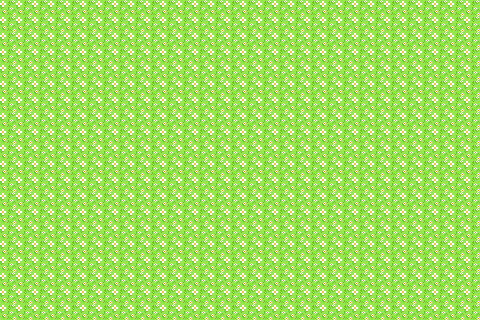

A level layout from a 2D game, rendered from its tile map. Below: a short description, then the map file with its tile-grid data intact:
An orthogonal 30x20 tile map with 16x16 px tiles, 1 tile layer (Kachelebene 1).

<map version="1.10" tiledversion="1.11.2" orientation="orthogonal" renderorder="right-down" width="30" height="20" tilewidth="16" tileheight="16" infinite="0" nextlayerid="3" nextobjectid="10">
 <tileset firstgid="1" source="tilesheet-base-1.0.0.tsx" />
 <layer id="1" name="Kachelebene 1" width="30" height="20">
  <data encoding="csv">
1,1,1,1,1,1,1,1,1,1,1,1,1,1,1,1,1,1,1,1,1,1,1,1,1,1,1,1,1,1,
1,1,1,1,1,1,1,1,1,1,1,1,1,1,1,1,1,1,1,1,1,1,1,1,1,1,1,1,1,1,
1,1,1,1,1,1,1,1,1,1,1,1,1,1,1,1,1,1,1,1,1,1,1,1,1,1,1,1,1,1,
1,1,1,1,1,1,1,1,1,1,1,1,1,1,1,1,1,1,1,1,1,1,1,1,1,1,1,1,1,1,
1,1,1,1,1,1,1,1,1,1,1,1,1,1,1,1,1,1,1,1,1,1,1,1,1,1,1,1,1,1,
1,1,1,1,1,1,1,1,1,1,1,1,1,1,1,1,1,1,1,1,1,1,1,1,1,1,1,1,1,1,
1,1,1,1,1,1,1,1,1,1,1,1,1,1,1,1,1,1,1,1,1,1,1,1,1,1,1,1,1,1,
1,1,1,1,1,1,1,1,1,1,1,1,1,1,1,1,1,1,1,1,1,1,1,1,1,1,1,1,1,1,
1,1,1,1,1,1,1,1,1,1,1,1,1,1,1,1,1,1,1,1,1,1,1,1,1,1,1,1,1,1,
1,1,1,1,1,1,1,1,1,1,1,1,1,1,1,1,1,1,1,1,1,1,1,1,1,1,1,1,1,1,
1,1,1,1,1,1,1,1,1,1,1,1,1,1,1,1,1,1,1,1,1,1,1,1,1,1,1,1,1,1,
1,1,1,1,1,1,1,1,1,1,1,1,1,1,1,1,1,1,1,1,1,1,1,1,1,1,1,1,1,1,
1,1,1,1,1,1,1,1,1,1,1,1,1,1,1,1,1,1,1,1,1,1,1,1,1,1,1,1,1,1,
1,1,1,1,1,1,1,1,1,1,1,1,1,1,1,1,1,1,1,1,1,1,1,1,1,1,1,1,1,1,
1,1,1,1,1,1,1,1,1,1,1,1,1,1,1,1,1,1,1,1,1,1,1,1,1,1,1,1,1,1,
1,1,1,1,1,1,1,1,1,1,1,1,1,1,1,1,1,1,1,1,1,1,1,1,1,1,1,1,1,1,
1,1,1,1,1,1,1,1,1,1,1,1,1,1,1,1,1,1,1,1,1,1,1,1,1,1,1,1,1,1,
1,1,1,1,1,1,1,1,1,1,1,1,1,1,1,1,1,1,1,1,1,1,1,1,1,1,1,1,1,1,
1,1,1,1,1,1,1,1,1,1,1,1,1,1,1,1,1,1,1,1,1,1,1,1,1,1,1,1,1,1,
1,1,1,1,1,1,1,1,1,1,1,1,1,1,1,1,1,1,1,1,1,1,1,1,1,1,1,1,1,1
</data>
 </layer>
 <objectgroup id="2" name="Objektebene 1" />
</map>